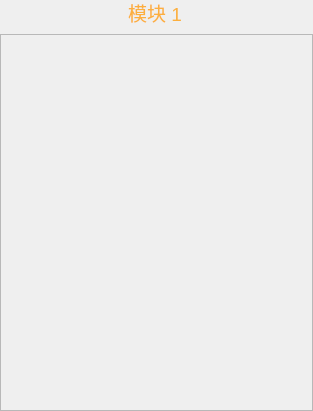
<?xml version="1.0" encoding="UTF-8"?>
<ui version="4.0">
 <class>Modular</class>
 <widget class="QWidget" name="Modular">
  <property name="geometry">
   <rect>
    <x>0</x>
    <y>0</y>
    <width>313</width>
    <height>411</height>
   </rect>
  </property>
  <property name="windowTitle">
   <string>Form</string>
  </property>
  <widget class="QFrame" name="frame">
   <property name="geometry">
    <rect>
     <x>0</x>
     <y>34</y>
     <width>313</width>
     <height>377</height>
    </rect>
   </property>
   <property name="styleSheet">
    <string notr="true">#frame_2 {
border-image: url(:/UI/Widget/System_Chiller_3.png);}</string>
   </property>
   <property name="frameShape">
    <enum>QFrame::StyledPanel</enum>
   </property>
   <property name="frameShadow">
    <enum>QFrame::Raised</enum>
   </property>
  </widget>
  <widget class="QLabel" name="label">
   <property name="geometry">
    <rect>
     <x>128</x>
     <y>0</y>
     <width>57</width>
     <height>25</height>
    </rect>
   </property>
   <property name="palette">
    <palette>
     <active>
      <colorrole role="WindowText">
       <brush brushstyle="SolidPattern">
        <color alpha="255">
         <red>252</red>
         <green>175</green>
         <blue>62</blue>
        </color>
       </brush>
      </colorrole>
     </active>
     <inactive>
      <colorrole role="WindowText">
       <brush brushstyle="SolidPattern">
        <color alpha="255">
         <red>252</red>
         <green>175</green>
         <blue>62</blue>
        </color>
       </brush>
      </colorrole>
     </inactive>
     <disabled>
      <colorrole role="WindowText">
       <brush brushstyle="SolidPattern">
        <color alpha="255">
         <red>190</red>
         <green>190</green>
         <blue>190</blue>
        </color>
       </brush>
      </colorrole>
     </disabled>
    </palette>
   </property>
   <property name="font">
    <font>
     <pointsize>14</pointsize>
    </font>
   </property>
   <property name="text">
    <string>模块 1</string>
   </property>
  </widget>
 </widget>
 <resources/>
 <connections/>
</ui>
